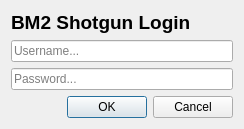
<?xml version="1.0" encoding="UTF-8"?>
<ui version="4.0">
 <class>Dialog</class>
 <widget class="QDialog" name="Dialog">
  <property name="geometry">
   <rect>
    <x>0</x>
    <y>0</y>
    <width>244</width>
    <height>128</height>
   </rect>
  </property>
  <property name="windowTitle">
   <string>Dialog</string>
  </property>
  <layout class="QVBoxLayout" name="verticalLayout">
   <item>
    <widget class="QLabel" name="label">
     <property name="font">
      <font>
       <pointsize>14</pointsize>
       <weight>75</weight>
       <bold>true</bold>
      </font>
     </property>
     <property name="text">
      <string>BM2 Shotgun Login</string>
     </property>
    </widget>
   </item>
   <item>
    <widget class="QLineEdit" name="usernameLE">
     <property name="placeholderText">
      <string>Username...</string>
     </property>
    </widget>
   </item>
   <item>
    <widget class="QLineEdit" name="passwordLE">
     <property name="echoMode">
      <enum>QLineEdit::Password</enum>
     </property>
     <property name="placeholderText">
      <string>Password...</string>
     </property>
    </widget>
   </item>
   <item>
    <spacer name="verticalSpacer">
     <property name="orientation">
      <enum>Qt::Vertical</enum>
     </property>
     <property name="sizeHint" stdset="0">
      <size>
       <width>20</width>
       <height>40</height>
      </size>
     </property>
    </spacer>
   </item>
   <item>
    <widget class="QDialogButtonBox" name="buttonBox">
     <property name="orientation">
      <enum>Qt::Horizontal</enum>
     </property>
     <property name="standardButtons">
      <set>QDialogButtonBox::Cancel|QDialogButtonBox::Ok</set>
     </property>
    </widget>
   </item>
  </layout>
 </widget>
 <resources/>
 <connections>
  <connection>
   <sender>buttonBox</sender>
   <signal>accepted()</signal>
   <receiver>Dialog</receiver>
   <slot>accept()</slot>
   <hints>
    <hint type="sourcelabel">
     <x>248</x>
     <y>254</y>
    </hint>
    <hint type="destinationlabel">
     <x>157</x>
     <y>274</y>
    </hint>
   </hints>
  </connection>
  <connection>
   <sender>buttonBox</sender>
   <signal>rejected()</signal>
   <receiver>Dialog</receiver>
   <slot>reject()</slot>
   <hints>
    <hint type="sourcelabel">
     <x>316</x>
     <y>260</y>
    </hint>
    <hint type="destinationlabel">
     <x>286</x>
     <y>274</y>
    </hint>
   </hints>
  </connection>
 </connections>
</ui>
